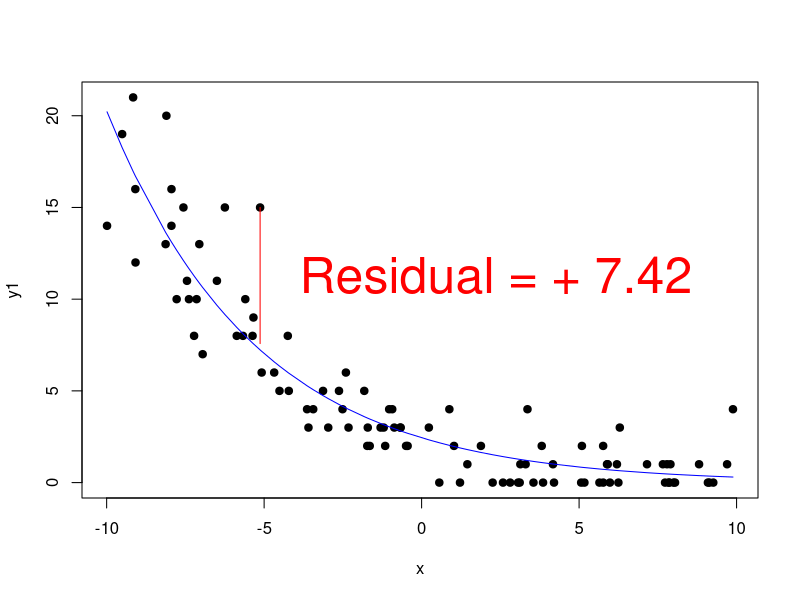
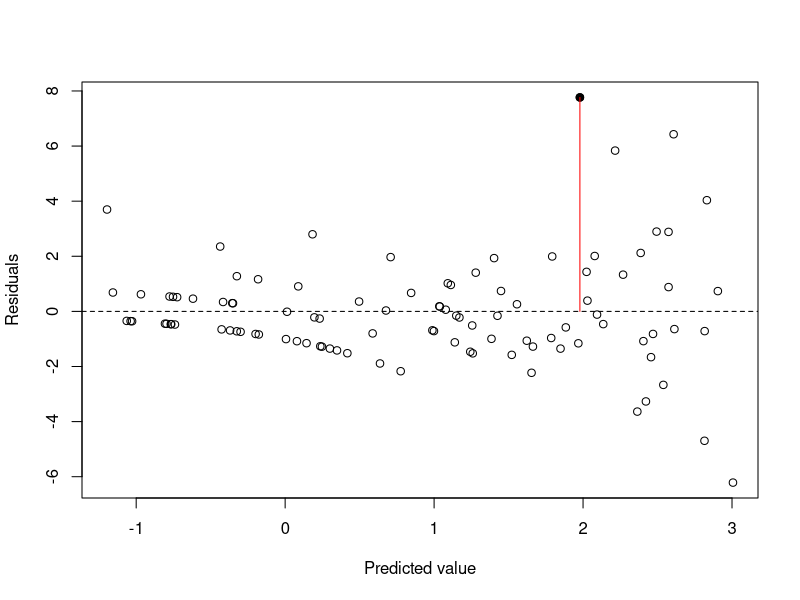
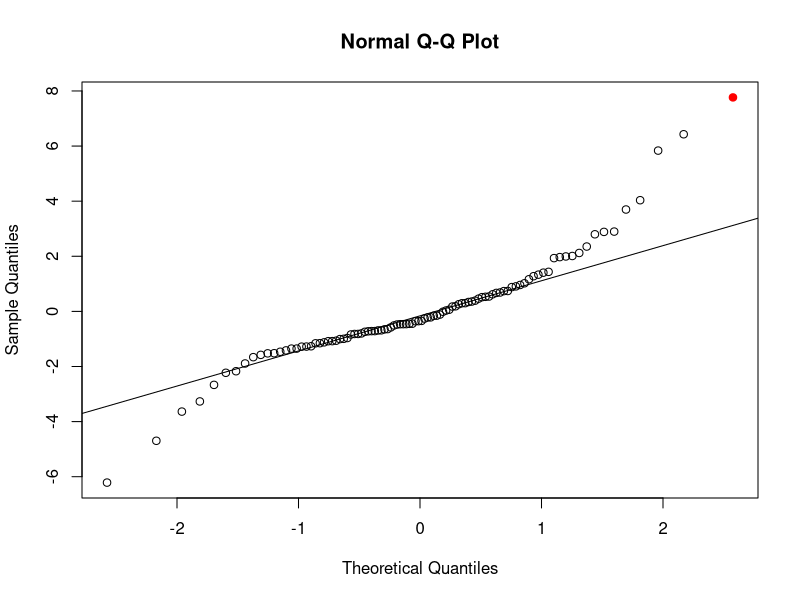
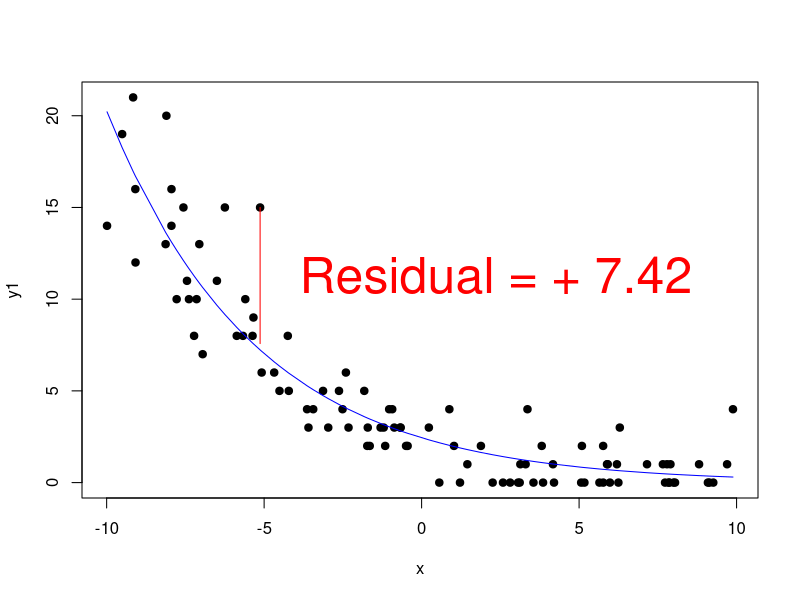
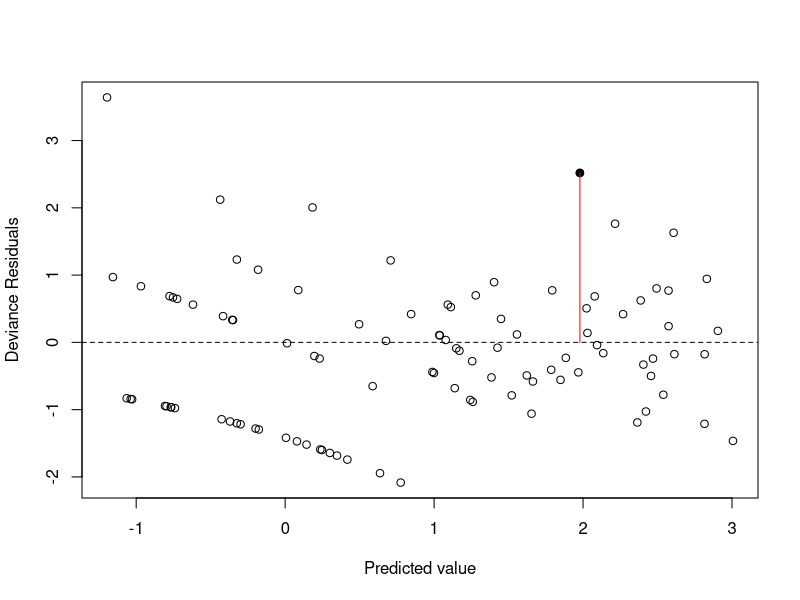
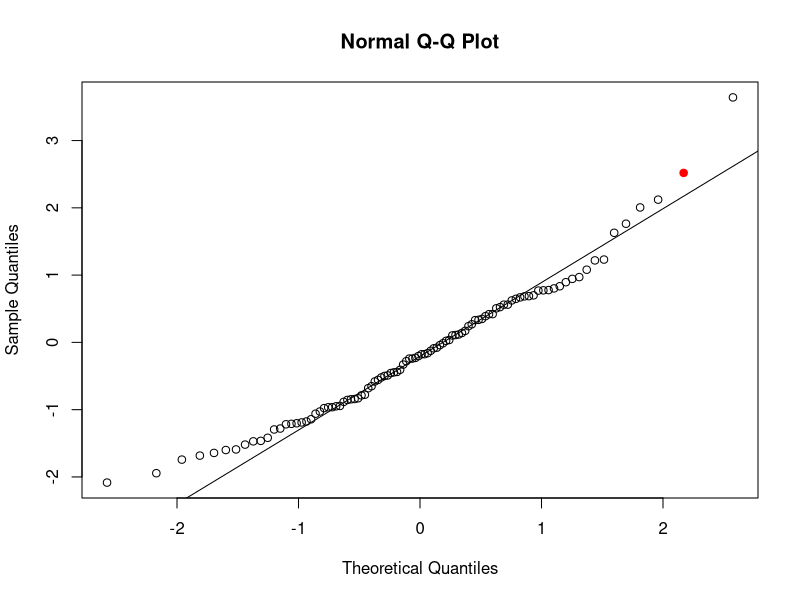
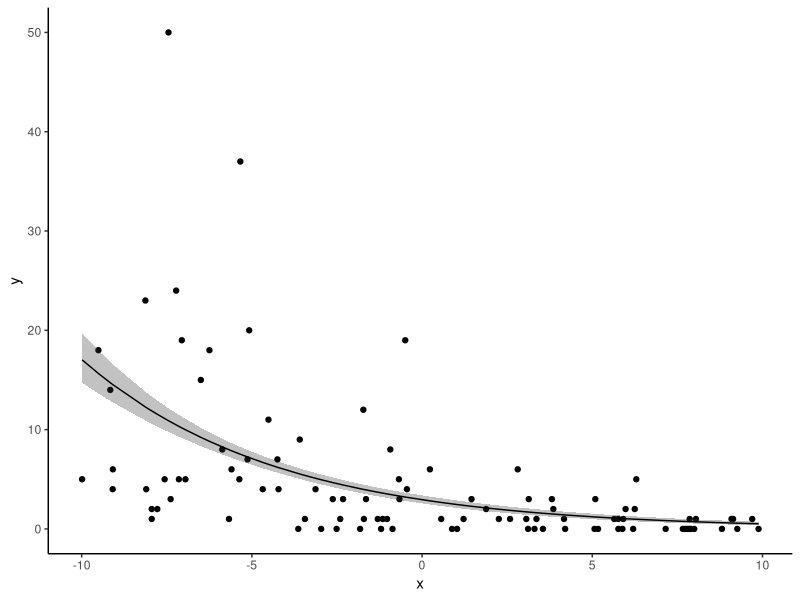
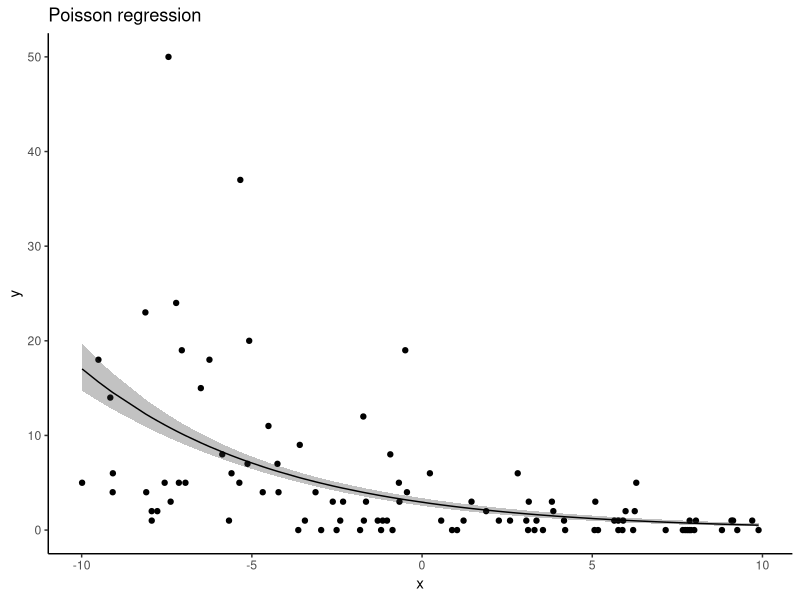

Reproduce these figures in R, in order. (Note: this script raises an error after producing the figures.)
## ---- chunk 1
#Trick to get smaller R code size with out resorting to LaTeX text sizes
def.chunk.hook  <- knitr::knit_hooks$get("chunk")
knitr::knit_hooks$set(chunk = function(x, options) {
  x <- def.chunk.hook(x, options)
  ifelse(options$size != "normalsize", paste0("\n \\", options$size,"\n\n", x, "\n\n \\normalsize"), x)
})

knitr::opts_chunk$set(echo = FALSE, eval = TRUE, message=TRUE, warning=TRUE, size = 'footnotesize')
library(MASS) #glm.nb
library(tidyverse)
theme_set(theme_classic())
library(ggeffects)
library(ggpubr)
library(knitr)
# library(kableExtra)
# library(latex2exp)

set.seed(123)

#Functions
logit <- function(x) log(x/(1-x))
invLogit <- function(x) exp(x)/(1+exp(x))

#Generate data that violate lm assumptions:
n <- 100
x <- runif(n,-10,10)

xMat <- model.matrix(~x)
coefs <- c(1,-0.2)
yhat <- xMat %*% coefs


#Expected value
y0 <- yhat + rnorm(n,0,2) #OK
y1 <- rpois(n,exp(yhat))  #Poisson process
y2 <- rnbinom(n,mu=exp(yhat),size=1)  #NB process
# y2 <- rbinom(n,1,invLogit(yhat))  #Binomial process

d1 <- data.frame(x,yhat,y0,y1,y2) #Dataframe

#Second df for partial residual example
A <- sample(letters[1:3],n,TRUE)
xMat <- model.matrix(~A+x)
coefs <- c(1,-1,0.5,-0.2)
yhat <- xMat %*% coefs

y0 <- yhat + rnorm(n,0,2) #Normal
y1 <- rpois(n,exp(yhat))  #Poisson process
y2 <- rbinom(n,1,invLogit(yhat))  #Binomial process

d2 <- data.frame(A,x,yhat,y0,y1,y2) #Dataframe

rm(n,x,y0,y1,y2,xMat,A,yhat)

## ---- chunk 2
m1 <- glm(y1~x,data=d1,family='poisson')
plot(y1~x,data=d1,pch=19)
lines(sort(d1$x),exp(cbind(rep(1,nrow(d1)),sort(d1$x)) %*% coef(m1)),lwd=1,col='blue')
# x, yhat, y
resNo <- 81 #Line number to use as example
lines(rep(d1$x[resNo],2),c(exp(d1$yhat[resNo]),d1$y1[resNo]),col='red')
r1 <- d1$y1[resNo] - exp(d1$yhat[resNo])
text(x=d1$x[resNo],mean(c(exp(d1$yhat[resNo]),y=d1$y1[resNo])),
     labels=paste('Residual = +',round(r1,3)),adj=-0.1,col='red',cex=3)
## ---- chunk 3
plot(predict(m1),residuals(m1,type='response'),xlab='Predicted value',ylab='Residuals');abline(h=0,lty='dashed')
points(x=predict(m1)[resNo],y=residuals(m1,type='response')[resNo],col='black',pch=19)
lines(x=rep(predict(m1)[resNo],2),y=c(0,residuals(m1,type='response')[resNo]),col='red')
## ---- chunk 4
colVec <- rep('black',nrow(d1)); colVec[resNo] <- 'red'
pchVec <- rep(1,nrow(d1)); pchVec[resNo] <- 19
qqnorm(residuals(m1,type='response'),col=colVec,pch=pchVec); qqline(residuals(m1,type='response')) 

## ---- chunk 5
m1 <- glm(y1~x,data=d1,family='poisson')
plot(y1~x,data=d1,pch=19)
lines(sort(d1$x),exp(cbind(rep(1,nrow(d1)),sort(d1$x)) %*% coef(m1)),lwd=1,col='blue')
# x, yhat, y
resNo <- 81 #Line number to use as example
lines(rep(d1$x[resNo],2),c(exp(d1$yhat[resNo]),d1$y1[resNo]),col='red')
r1 <- d1$y1[resNo] - exp(d1$yhat[resNo])
text(x=d1$x[resNo],mean(c(exp(d1$yhat[resNo]),y=d1$y1[resNo])),
     labels=paste('Residual = +',round(r1,3)),adj=-0.1,col='red',cex=3)
## ---- chunk 6
plot(predict(m1),residuals(m1,type='deviance'),xlab='Predicted value',ylab='Deviance Residuals');abline(h=0,lty='dashed')
points(x=predict(m1)[resNo],y=residuals(m1,type='deviance')[resNo],col='black',pch=19)
lines(x=rep(predict(m1)[resNo],2),y=c(0,residuals(m1,type='deviance')[resNo]),col='red')
## ---- chunk 7
colVec <- rep('black',nrow(d1)); colVec[resNo] <- 'red'
pchVec <- rep(1,nrow(d1)); pchVec[resNo] <- 19
qqnorm(residuals(m1,type='deviance'),col=colVec,pch=pchVec); qqline(residuals(m1,type='deviance')) 

## ---- chunk 8
m2 <- glm(y2~x,data=d1,family='poisson')

do.call('cbind',predict(m2,se.fit=TRUE)[c(1:2)]) %>% data.frame() %>% 
  mutate(x=d1$x,y=d1$y2,upr=fit+se.fit*2,lwr=fit-se.fit*2) %>% 
  mutate(across(c(fit,upr,lwr),exp)) %>% arrange(x) %>% 
  ggplot(aes(x=x))+geom_point(aes(y=y))+
  geom_ribbon(aes(ymax=upr,ymin=lwr),alpha=0.3)+
  geom_line(aes(y=fit))
## ---- chunk 9
summary(m1)
## ---- chunk 10
m2 <- glm(y2~x,data=d1,family='poisson')
summary(m2)
## ---- chunk 11
library(MASS) #Required for NB models
m3 <- glm.nb(y2~x,data=d1)
summary(m3) #No longer overdispersed! 
## ---- chunk 12
do.call('cbind',predict(m2,se.fit=TRUE)[c(1:2)]) %>% data.frame() %>% 
  mutate(x=d1$x,y=d1$y2,upr=fit+se.fit*2,lwr=fit-se.fit*2) %>% 
  mutate(across(c(fit,upr,lwr),exp)) %>% arrange(x) %>% 
  ggplot(aes(x=x))+geom_point(aes(y=y))+
  geom_ribbon(aes(ymax=upr,ymin=lwr),alpha=0.3)+
  geom_line(aes(y=fit))+labs(title='Poisson regression')
## ---- chunk 13
do.call('cbind',predict(m3,se.fit=TRUE)[c(1:2)]) %>% data.frame() %>% 
  mutate(x=d1$x,y=d1$y2,upr=fit+se.fit*2,lwr=fit-se.fit*2) %>% 
  mutate(across(c(fit,upr,lwr),exp)) %>% arrange(x) %>% 
  ggplot(aes(x=x))+geom_point(aes(y=y))+
  geom_ribbon(aes(ymax=upr,ymin=lwr),alpha=0.3)+
  geom_line(aes(y=fit))+labs(title='Negative Binomial Regression')
## ---- chunk 14
n <- 200
data.frame(p=rpois(n,2),zi=rbinom(n,1,0.1)) %>% 
  mutate(proc=ifelse(zi==1,'Extra Zeros','Poisson'),p=ifelse(zi==1,0,p)) %>% 
  group_by(proc,p) %>% count() %>% ungroup() %>% 
  mutate(proc=factor(proc,levels=c('Extra Zeros','Poisson'))) %>% 
  ggplot(aes(x=factor(p)))+geom_col(aes(y=n,fill=proc))+
  labs(x='Counts',y='Frequency',fill='Process')+scale_fill_manual(values=c('red','black'))+
  theme(legend.position = c(0.8,0.8))

## ---- chunk 15
data.frame(p=rpois(n,0.8)) %>% 
  group_by(p) %>% count() %>% ungroup() %>% 
  ggplot(aes(x=factor(p)))+geom_col(aes(y=n),fill='black')+
  labs(x='Counts',y='Frequency')

## ---- chunk 16
n <- 200
data.frame(p=rpois(n,1),zi=rbinom(n,1,0.1)) %>% 
  mutate(proc=ifelse(zi==1,'Extra Zeros','Poisson'),p=ifelse(zi==1,0,p)) %>% 
  group_by(proc,p) %>% count() %>% ungroup() %>% 
  mutate(proc=factor(proc,levels=c('Extra Zeros','Poisson'))) %>% 
  ggplot(aes(x=factor(p)))+geom_col(aes(y=n,fill=proc))+
  labs(x='Counts',y='Frequency',fill='Process')+scale_fill_manual(values=c('red','black'))+
  theme(legend.position = c(0.8,0.8))

## ---- chunk 17
m4 <- glm(y1~x+A,data=d2,family='poisson')

p1 <- ggplot(d2,aes(x=x,y=y1,col=A))+geom_point()+geom_smooth(method='glm',formula=y~x,method.args = list(family = "poisson"))+
  theme(legend.position = 'none')
p2 <- plot(ggpredict(m4,terms='x'))
p3 <- plot(ggpredict(m4,terms='A'))
ggarrange(p1,p2,p3,ncol=3)
## ---- chunk 18
library(effects)
plot(allEffects(m4,residuals=TRUE)) 
## ---- chunk 19
  include_graphics('./showMe.png',dpi=NA)
